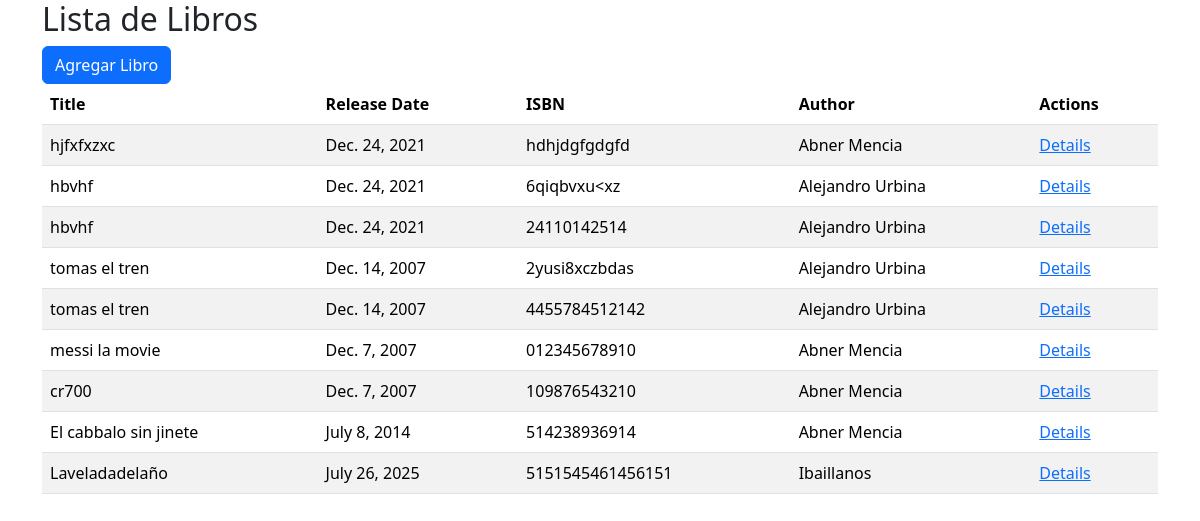
Page /book/list on the earlier database version.
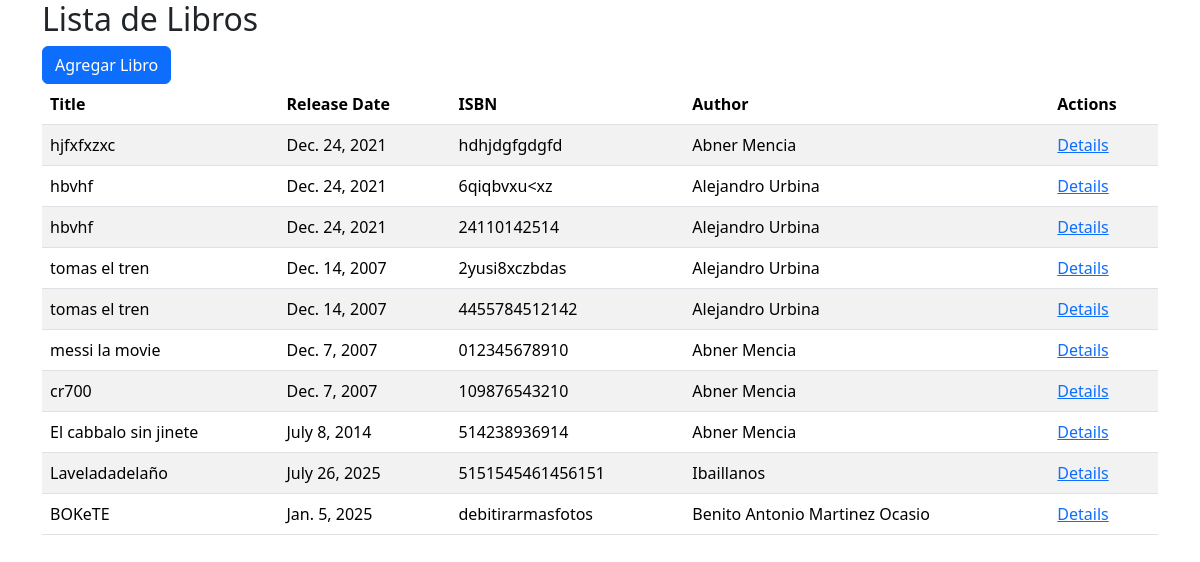
Same page on the later database version.
### General/models.py (models this page shows, shortened)
class Book(models.Model):
    id = models.UUIDField(primary_key=True, unique=True, blank=False, default=uuid4)
    title = models.CharField(max_length=100, blank=False)
    release_date = models.DateField(blank=False)
    isbn = models.CharField(max_length=50, unique=True, blank=False)
    author = models.ForeignKey(Author, on_delete=models.CASCADE)
    is_deleted = models.BooleanField(default=False)

class Author(models.Model):
    id = models.UUIDField(primary_key=True, unique=True, blank=False, default=uuid4)
    name = models.CharField(max_length=100, blank=False)
    email = models.EmailField(unique=True, blank=False)
    born_date = models.DateField(blank=False)
    died_date = models.DateField(blank=True, null=True)
    country = models.CharField(max_length=100, blank=False)
    is_deleted = models.BooleanField(default=False)
    def __str__(self) -> str:
        return self.name

### General/views.py (the view)
# urls.py: path('book/list', ListBooks.as_view(), name="list_all_books"),
class ListBooks(views.View):
    def get(self, request:HttpRequest):
        books = Book.objects.filter(is_deleted=False)
        return render(request, 'book_list.html', {"books": books})

### General/templates/book_list.html (shortened to what this page needs)
{% extends 'base.html' %}
{% block body %}
    <h2>Lista de Libros</h2>
    <a href="{% url 'add_book' %}" class="btn btn-primary" > Agregar Libro</a>
    <table class="table table-striped">
        <thead>
            <tr>
                <th>Title</th>
                <th>Release Date</th>
                <th>ISBN</th>
                <th>Author</th>
                <th>Actions</th>
            </tr>
        </thead>
        <tbody>
            {% for book in books %}
                <tr>
                    <td>{{book.title}}</td>
                    <td>{{book.release_date}}</td>
                    <td>{{book.isbn}}</td>
                    <td>{{book.author}}</td>
                    <td>
                        <a href="{% url 'book_detail' book.id %}">Details</a>
                    </td>
                </tr>
            {% endfor %}
        </tbody>
    </table>
{% endblock %}

Differences in the rows shown:
added Book: title "BOKeTE", release_date "Jan. 5, 2025", isbn "debitirarmasfotos", author "Benito Antonio Martinez Ocasio"
